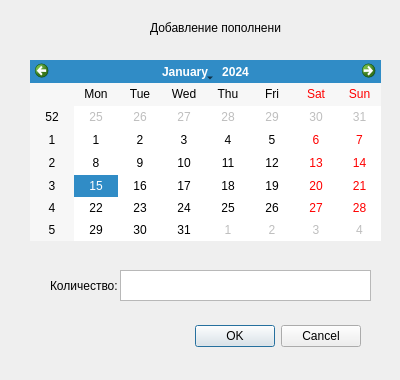
<?xml version="1.0" encoding="UTF-8"?>
<ui version="4.0">
 <class>AddNewPayment</class>
 <widget class="QDialog" name="AddNewPayment">
  <property name="geometry">
   <rect>
    <x>0</x>
    <y>0</y>
    <width>400</width>
    <height>380</height>
   </rect>
  </property>
  <property name="minimumSize">
   <size>
    <width>400</width>
    <height>380</height>
   </size>
  </property>
  <property name="maximumSize">
   <size>
    <width>400</width>
    <height>380</height>
   </size>
  </property>
  <property name="windowTitle">
   <string>Dialog</string>
  </property>
  <widget class="QDialogButtonBox" name="buttonBox">
   <property name="geometry">
    <rect>
     <x>20</x>
     <y>320</y>
     <width>341</width>
     <height>32</height>
    </rect>
   </property>
   <property name="orientation">
    <enum>Qt::Horizontal</enum>
   </property>
   <property name="standardButtons">
    <set>QDialogButtonBox::Cancel|QDialogButtonBox::Ok</set>
   </property>
  </widget>
  <widget class="QCalendarWidget" name="calendarWidget">
   <property name="geometry">
    <rect>
     <x>30</x>
     <y>60</y>
     <width>351</width>
     <height>181</height>
    </rect>
   </property>
  </widget>
  <widget class="QLabel" name="Amount">
   <property name="geometry">
    <rect>
     <x>50</x>
     <y>270</y>
     <width>71</width>
     <height>31</height>
    </rect>
   </property>
   <property name="text">
    <string>Количество: </string>
   </property>
  </widget>
  <widget class="QTextEdit" name="amountstr">
   <property name="geometry">
    <rect>
     <x>120</x>
     <y>270</y>
     <width>251</width>
     <height>31</height>
    </rect>
   </property>
  </widget>
  <widget class="QLabel" name="AddPaymentLabel">
   <property name="geometry">
    <rect>
     <x>150</x>
     <y>20</y>
     <width>131</width>
     <height>16</height>
    </rect>
   </property>
   <property name="text">
    <string>Добавление пополнения</string>
   </property>
  </widget>
 </widget>
 <resources/>
 <connections>
  <connection>
   <sender>buttonBox</sender>
   <signal>accepted()</signal>
   <receiver>AddNewPayment</receiver>
   <slot>accept()</slot>
   <hints>
    <hint type="sourcelabel">
     <x>248</x>
     <y>254</y>
    </hint>
    <hint type="destinationlabel">
     <x>157</x>
     <y>274</y>
    </hint>
   </hints>
  </connection>
  <connection>
   <sender>buttonBox</sender>
   <signal>rejected()</signal>
   <receiver>AddNewPayment</receiver>
   <slot>reject()</slot>
   <hints>
    <hint type="sourcelabel">
     <x>316</x>
     <y>260</y>
    </hint>
    <hint type="destinationlabel">
     <x>286</x>
     <y>274</y>
    </hint>
   </hints>
  </connection>
 </connections>
</ui>
